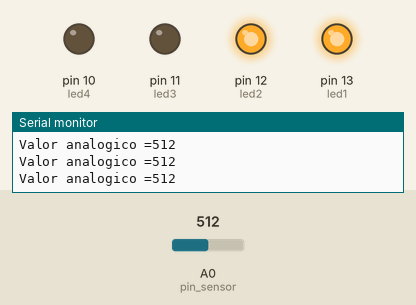
Simulated run of this sketch. Board: Arduino Uno, built with avr-gcc and run on an emulated ATmega328P. On the bench: output pins drawn as LEDs (lit = HIGH), the last lines printed to the serial monitor. The test bench sets the inputs (shaded band); at power-on: A0 (pin_sensor) = 512.

Above: at 1.2 s.
1.3 s: A0 (pin_sensor) set to 502
At 2.1 s:
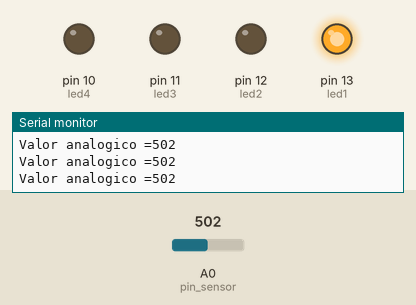
3.1 s: A0 (pin_sensor) set to 777
At 4.6 s:
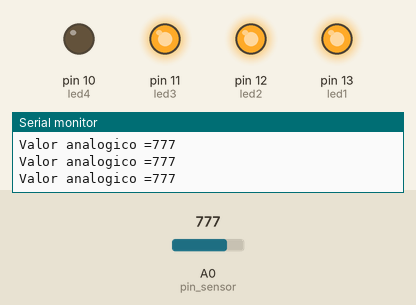
4.9 s: A0 (pin_sensor) set to 908
6.4 s: A0 (pin_sensor) set to 929
At 7.5 s:
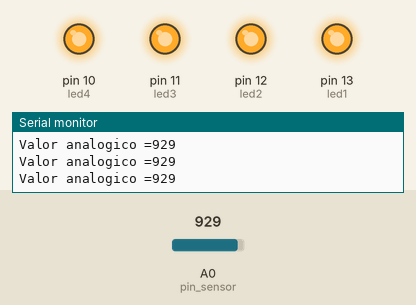
8.1 s: A0 (pin_sensor) set to 911
At 9.0 s:
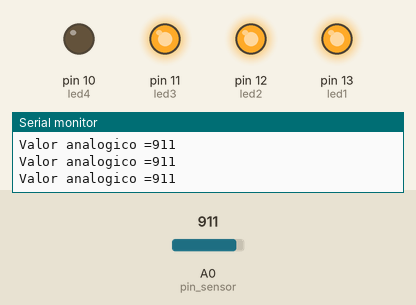
9.9 s: A0 (pin_sensor) set to 931
At 10.6 s:
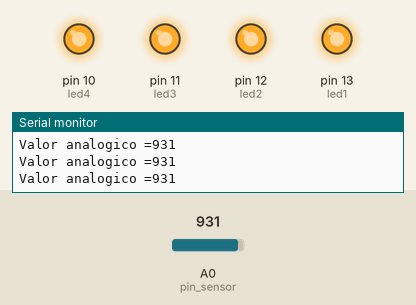
Timing chart, 0 to 12.7 s (numbered marks = the images above; inputs shaded):
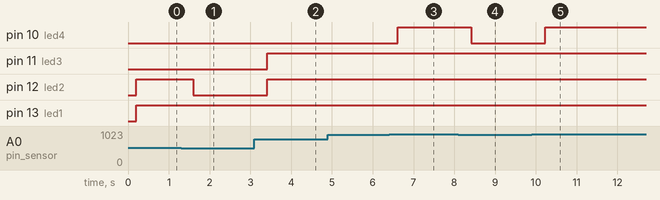

Measured:
- the behaviour switches between 511 and 510 on A0 (pin_sensor) (found by bisection; images 0 and 1)
- the behaviour switches between 920 and 921 on A0 (pin_sensor) (found by bisection; images 2 and 3)
- after the input at 1.3 s, pin 12 (led2): HIGH → LOW after 0.30 s
- after the input at 3.1 s, pin 11 (led3), pin 12 (led2): LOW → HIGH after 0.31 s
- after the input at 6.4 s, pin 10 (led4): LOW → HIGH after 0.22 s
- after the input at 8.1 s, pin 10 (led4): HIGH → LOW after 0.32 s
- after the input at 9.9 s, pin 10 (led4): LOW → HIGH after 0.32 s

The sketch:

3POTENCIOMETRO_SEQUENCIA_LEDS_AULA_7.ino
```cpp
//Escalonamento (Barra de LEDs):
int led1 = 13;
int led2 = 12;
int led3 = 11;
int led4 = 10;
int pin_sensor = A0;
int valor_sensor = 0;


void setup() {
  pinMode(pin_sensor, INPUT);
  pinMode(led1, OUTPUT);
  pinMode(led2, OUTPUT);
  pinMode(led3, OUTPUT);
  pinMode(led4, OUTPUT);
  Serial.begin(115200);
}

void loop() {
  valor_sensor = analogRead(pin_sensor);
  Serial.print("Valor analogico =");
  Serial.println(valor_sensor);
delay(200);

  if(valor_sensor < 255){
    digitalWrite(led1, LOW);
    digitalWrite(led2, LOW);
    digitalWrite(led3, LOW);
    digitalWrite(led4, LOW);
  }

  if(valor_sensor >= 255  && valor_sensor < 511){
    digitalWrite(led1, HIGH);
    digitalWrite(led2, LOW);
    digitalWrite(led3, LOW);
    digitalWrite(led4, LOW);
  }
  if(valor_sensor >= 511 && valor_sensor < 767){
    digitalWrite(led1, HIGH);
    digitalWrite(led2, HIGH);
    digitalWrite(led3, LOW);
    digitalWrite(led4, LOW);
  }
  if(valor_sensor >= 767 && valor_sensor <921){
   digitalWrite(led1, HIGH);
    digitalWrite(led2, HIGH);
    digitalWrite(led3, HIGH);
    digitalWrite(led4, LOW);
  }
  if(valor_sensor >= 921){
    digitalWrite(led1, HIGH);
    digitalWrite(led2, HIGH);
    digitalWrite(led3, HIGH);
    digitalWrite(led4, HIGH);
  }
}
```
